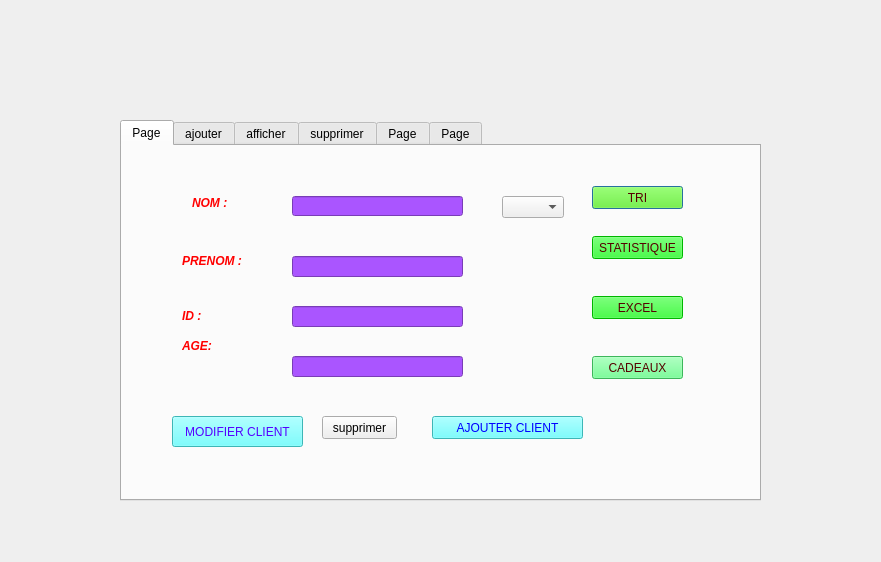
<?xml version="1.0" encoding="UTF-8"?>
<ui version="4.0">
 <class>gestion_client</class>
 <widget class="QDialog" name="gestion_client">
  <property name="geometry">
   <rect>
    <x>0</x>
    <y>0</y>
    <width>881</width>
    <height>562</height>
   </rect>
  </property>
  <property name="windowTitle">
   <string>Dialog</string>
  </property>
  <widget class="QTabWidget" name="tab_client">
   <property name="geometry">
    <rect>
     <x>120</x>
     <y>120</y>
     <width>641</width>
     <height>381</height>
    </rect>
   </property>
   <property name="currentIndex">
    <number>0</number>
   </property>
   <widget class="QWidget" name="tab_5">
    <attribute name="title">
     <string>Page</string>
    </attribute>
    <widget class="QPushButton" name="ob_tri">
     <property name="geometry">
      <rect>
       <x>470</x>
       <y>40</y>
       <width>91</width>
       <height>23</height>
      </rect>
     </property>
     <property name="styleSheet">
      <string notr="true">color: rgb(85, 0, 0);
background-color: rgb(0, 255, 0);
background-color: rgb(85, 255, 0);</string>
     </property>
     <property name="text">
      <string>TRI</string>
     </property>
    </widget>
    <widget class="QPushButton" name="ob_statistique">
     <property name="geometry">
      <rect>
       <x>470</x>
       <y>90</y>
       <width>91</width>
       <height>23</height>
      </rect>
     </property>
     <property name="styleSheet">
      <string notr="true">color: rgb(85, 0, 0);
background-color: rgb(0, 255, 0);</string>
     </property>
     <property name="text">
      <string>STATISTIQUE</string>
     </property>
    </widget>
    <widget class="QPushButton" name="ob_excel">
     <property name="geometry">
      <rect>
       <x>470</x>
       <y>150</y>
       <width>91</width>
       <height>23</height>
      </rect>
     </property>
     <property name="styleSheet">
      <string notr="true">color: rgb(85, 0, 0);
background-color: rgb(0, 255, 0);</string>
     </property>
     <property name="text">
      <string>EXCEL</string>
     </property>
    </widget>
    <widget class="QPushButton" name="ob_cadeaux">
     <property name="geometry">
      <rect>
       <x>470</x>
       <y>210</y>
       <width>91</width>
       <height>23</height>
      </rect>
     </property>
     <property name="palette">
      <palette>
       <active>
        <colorrole role="WindowText">
         <brush brushstyle="SolidPattern">
          <color alpha="255">
           <red>85</red>
           <green>0</green>
           <blue>0</blue>
          </color>
         </brush>
        </colorrole>
        <colorrole role="Button">
         <brush brushstyle="SolidPattern">
          <color alpha="255">
           <red>85</red>
           <green>255</green>
           <blue>127</blue>
          </color>
         </brush>
        </colorrole>
        <colorrole role="Text">
         <brush brushstyle="SolidPattern">
          <color alpha="255">
           <red>85</red>
           <green>0</green>
           <blue>0</blue>
          </color>
         </brush>
        </colorrole>
        <colorrole role="ButtonText">
         <brush brushstyle="SolidPattern">
          <color alpha="255">
           <red>85</red>
           <green>0</green>
           <blue>0</blue>
          </color>
         </brush>
        </colorrole>
        <colorrole role="Base">
         <brush brushstyle="SolidPattern">
          <color alpha="255">
           <red>85</red>
           <green>255</green>
           <blue>127</blue>
          </color>
         </brush>
        </colorrole>
        <colorrole role="Window">
         <brush brushstyle="SolidPattern">
          <color alpha="255">
           <red>85</red>
           <green>255</green>
           <blue>127</blue>
          </color>
         </brush>
        </colorrole>
        <colorrole role="PlaceholderText">
         <brush brushstyle="NoBrush">
          <color alpha="128">
           <red>85</red>
           <green>0</green>
           <blue>0</blue>
          </color>
         </brush>
        </colorrole>
       </active>
       <inactive>
        <colorrole role="WindowText">
         <brush brushstyle="SolidPattern">
          <color alpha="255">
           <red>85</red>
           <green>0</green>
           <blue>0</blue>
          </color>
         </brush>
        </colorrole>
        <colorrole role="Button">
         <brush brushstyle="SolidPattern">
          <color alpha="255">
           <red>85</red>
           <green>255</green>
           <blue>127</blue>
          </color>
         </brush>
        </colorrole>
        <colorrole role="Text">
         <brush brushstyle="SolidPattern">
          <color alpha="255">
           <red>85</red>
           <green>0</green>
           <blue>0</blue>
          </color>
         </brush>
        </colorrole>
        <colorrole role="ButtonText">
         <brush brushstyle="SolidPattern">
          <color alpha="255">
           <red>85</red>
           <green>0</green>
           <blue>0</blue>
          </color>
         </brush>
        </colorrole>
        <colorrole role="Base">
         <brush brushstyle="SolidPattern">
          <color alpha="255">
           <red>85</red>
           <green>255</green>
           <blue>127</blue>
          </color>
         </brush>
        </colorrole>
        <colorrole role="Window">
         <brush brushstyle="SolidPattern">
          <color alpha="255">
           <red>85</red>
           <green>255</green>
           <blue>127</blue>
          </color>
         </brush>
        </colorrole>
        <colorrole role="PlaceholderText">
         <brush brushstyle="NoBrush">
          <color alpha="128">
           <red>85</red>
           <green>0</green>
           <blue>0</blue>
          </color>
         </brush>
        </colorrole>
       </inactive>
       <disabled>
        <colorrole role="WindowText">
         <brush brushstyle="SolidPattern">
          <color alpha="255">
           <red>85</red>
           <green>0</green>
           <blue>0</blue>
          </color>
         </brush>
        </colorrole>
        <colorrole role="Button">
         <brush brushstyle="SolidPattern">
          <color alpha="255">
           <red>85</red>
           <green>255</green>
           <blue>127</blue>
          </color>
         </brush>
        </colorrole>
        <colorrole role="Text">
         <brush brushstyle="SolidPattern">
          <color alpha="255">
           <red>85</red>
           <green>0</green>
           <blue>0</blue>
          </color>
         </brush>
        </colorrole>
        <colorrole role="ButtonText">
         <brush brushstyle="SolidPattern">
          <color alpha="255">
           <red>85</red>
           <green>0</green>
           <blue>0</blue>
          </color>
         </brush>
        </colorrole>
        <colorrole role="Base">
         <brush brushstyle="SolidPattern">
          <color alpha="255">
           <red>85</red>
           <green>255</green>
           <blue>127</blue>
          </color>
         </brush>
        </colorrole>
        <colorrole role="Window">
         <brush brushstyle="SolidPattern">
          <color alpha="255">
           <red>85</red>
           <green>255</green>
           <blue>127</blue>
          </color>
         </brush>
        </colorrole>
        <colorrole role="PlaceholderText">
         <brush brushstyle="NoBrush">
          <color alpha="128">
           <red>85</red>
           <green>0</green>
           <blue>0</blue>
          </color>
         </brush>
        </colorrole>
       </disabled>
      </palette>
     </property>
     <property name="styleSheet">
      <string notr="true">color: rgb(85, 85, 0);
background-color: rgb(0, 255, 0);
color: rgb(85, 0, 0);
border-bottom-color: rgb(85, 255, 127);
background-color: rgb(85, 255, 127);</string>
     </property>
     <property name="text">
      <string>CADEAUX</string>
     </property>
    </widget>
    <widget class="QPushButton" name="ob_modifierclient">
     <property name="geometry">
      <rect>
       <x>50</x>
       <y>270</y>
       <width>131</width>
       <height>31</height>
      </rect>
     </property>
     <property name="styleSheet">
      <string notr="true">color: rgb(85, 0, 255);
background-color: rgb(85, 255, 255);</string>
     </property>
     <property name="text">
      <string>MODIFIER CLIENT</string>
     </property>
    </widget>
    <widget class="QLabel" name="label_12">
     <property name="geometry">
      <rect>
       <x>70</x>
       <y>50</y>
       <width>47</width>
       <height>14</height>
      </rect>
     </property>
     <property name="text">
      <string>&lt;html&gt;&lt;head/&gt;&lt;body&gt;&lt;p&gt;&lt;span style=&quot; font-weight:600; font-style:italic; color:#ff0000;&quot;&gt;NOM :&lt;/span&gt;&lt;/p&gt;&lt;/body&gt;&lt;/html&gt;</string>
     </property>
    </widget>
    <widget class="QLineEdit" name="le_name">
     <property name="geometry">
      <rect>
       <x>170</x>
       <y>50</y>
       <width>171</width>
       <height>20</height>
      </rect>
     </property>
     <property name="styleSheet">
      <string notr="true">background-color: rgb(170, 85, 255);</string>
     </property>
    </widget>
    <widget class="QLabel" name="label_13">
     <property name="geometry">
      <rect>
       <x>60</x>
       <y>40</y>
       <width>91</width>
       <height>151</height>
      </rect>
     </property>
     <property name="text">
      <string>&lt;html&gt;&lt;head/&gt;&lt;body&gt;&lt;p&gt;&lt;span style=&quot; font-weight:600; font-style:italic; color:#ff0000;&quot;&gt;PRENOM :&lt;/span&gt;&lt;/p&gt;&lt;/body&gt;&lt;/html&gt;</string>
     </property>
    </widget>
    <widget class="QLineEdit" name="le_prename">
     <property name="geometry">
      <rect>
       <x>170</x>
       <y>110</y>
       <width>171</width>
       <height>21</height>
      </rect>
     </property>
     <property name="styleSheet">
      <string notr="true">background-color: rgb(170, 85, 255);</string>
     </property>
    </widget>
    <widget class="QLabel" name="label_14">
     <property name="geometry">
      <rect>
       <x>60</x>
       <y>80</y>
       <width>91</width>
       <height>181</height>
      </rect>
     </property>
     <property name="text">
      <string>&lt;html&gt;&lt;head/&gt;&lt;body&gt;&lt;p&gt;&lt;span style=&quot; font-weight:600; font-style:italic; color:#ff0000;&quot;&gt;ID :&lt;/span&gt;&lt;/p&gt;&lt;/body&gt;&lt;/html&gt;</string>
     </property>
    </widget>
    <widget class="QLineEdit" name="le_Id">
     <property name="geometry">
      <rect>
       <x>170</x>
       <y>160</y>
       <width>171</width>
       <height>21</height>
      </rect>
     </property>
     <property name="styleSheet">
      <string notr="true">background-color: rgb(170, 85, 255);</string>
     </property>
    </widget>
    <widget class="QLabel" name="label_15">
     <property name="geometry">
      <rect>
       <x>60</x>
       <y>150</y>
       <width>101</width>
       <height>101</height>
      </rect>
     </property>
     <property name="text">
      <string>&lt;html&gt;&lt;head/&gt;&lt;body&gt;&lt;p&gt;&lt;span style=&quot; font-weight:600; font-style:italic; color:#ff0000;&quot;&gt;AGE:&lt;/span&gt;&lt;/p&gt;&lt;/body&gt;&lt;/html&gt;</string>
     </property>
    </widget>
    <widget class="QLineEdit" name="Le_age">
     <property name="geometry">
      <rect>
       <x>170</x>
       <y>210</y>
       <width>171</width>
       <height>21</height>
      </rect>
     </property>
     <property name="styleSheet">
      <string notr="true">background-color: rgb(170, 85, 255);</string>
     </property>
    </widget>
    <widget class="QComboBox" name="comboBox">
     <property name="geometry">
      <rect>
       <x>380</x>
       <y>50</y>
       <width>62</width>
       <height>22</height>
      </rect>
     </property>
    </widget>
    <widget class="QPushButton" name="pb_supprimer">
     <property name="geometry">
      <rect>
       <x>200</x>
       <y>270</y>
       <width>75</width>
       <height>23</height>
      </rect>
     </property>
     <property name="text">
      <string>supprimer</string>
     </property>
    </widget>
    <widget class="QPushButton" name="ob_ajouterclient">
     <property name="geometry">
      <rect>
       <x>310</x>
       <y>270</y>
       <width>151</width>
       <height>23</height>
      </rect>
     </property>
     <property name="styleSheet">
      <string notr="true">color: rgb(0, 0, 255);
background-color: rgb(85, 255, 255);</string>
     </property>
     <property name="text">
      <string>AJOUTER CLIENT</string>
     </property>
    </widget>
   </widget>
   <widget class="QWidget" name="tab_3">
    <attribute name="title">
     <string>ajouter</string>
    </attribute>
    <widget class="QLabel" name="label_6">
     <property name="geometry">
      <rect>
       <x>50</x>
       <y>110</y>
       <width>101</width>
       <height>151</height>
      </rect>
     </property>
     <property name="text">
      <string>&lt;html&gt;&lt;head/&gt;&lt;body&gt;&lt;p&gt;&lt;span style=&quot; font-weight:600; font-style:italic; color:#ff0000;&quot;&gt;AGE:&lt;/span&gt;&lt;/p&gt;&lt;/body&gt;&lt;/html&gt;</string>
     </property>
    </widget>
    <widget class="QLabel" name="label_3">
     <property name="geometry">
      <rect>
       <x>50</x>
       <y>120</y>
       <width>71</width>
       <height>20</height>
      </rect>
     </property>
     <property name="text">
      <string>&lt;html&gt;&lt;head/&gt;&lt;body&gt;&lt;p&gt;&lt;span style=&quot; font-weight:600; font-style:italic; color:#ff0000;&quot;&gt;ID:&lt;/span&gt;&lt;/p&gt;&lt;/body&gt;&lt;/html&gt;</string>
     </property>
    </widget>
    <widget class="QLineEdit" name="le_id">
     <property name="geometry">
      <rect>
       <x>180</x>
       <y>120</y>
       <width>171</width>
       <height>21</height>
      </rect>
     </property>
     <property name="styleSheet">
      <string notr="true">background-color: rgb(170, 85, 255);</string>
     </property>
    </widget>
    <widget class="QLineEdit" name="le_prenom">
     <property name="geometry">
      <rect>
       <x>180</x>
       <y>70</y>
       <width>171</width>
       <height>21</height>
      </rect>
     </property>
     <property name="styleSheet">
      <string notr="true">background-color: rgb(170, 85, 255);</string>
     </property>
    </widget>
    <widget class="QLabel" name="label_2">
     <property name="geometry">
      <rect>
       <x>50</x>
       <y>0</y>
       <width>91</width>
       <height>151</height>
      </rect>
     </property>
     <property name="text">
      <string>&lt;html&gt;&lt;head/&gt;&lt;body&gt;&lt;p&gt;&lt;span style=&quot; font-weight:600; font-style:italic; color:#ff0000;&quot;&gt;PRENOM :&lt;/span&gt;&lt;/p&gt;&lt;/body&gt;&lt;/html&gt;</string>
     </property>
    </widget>
    <widget class="QLabel" name="label_5">
     <property name="geometry">
      <rect>
       <x>70</x>
       <y>120</y>
       <width>47</width>
       <height>14</height>
      </rect>
     </property>
     <property name="text">
      <string/>
     </property>
    </widget>
    <widget class="QLineEdit" name="le_age">
     <property name="geometry">
      <rect>
       <x>180</x>
       <y>180</y>
       <width>171</width>
       <height>20</height>
      </rect>
     </property>
     <property name="styleSheet">
      <string notr="true">background-color: rgb(170, 85, 255);</string>
     </property>
    </widget>
    <widget class="QLabel" name="label">
     <property name="geometry">
      <rect>
       <x>50</x>
       <y>30</y>
       <width>47</width>
       <height>14</height>
      </rect>
     </property>
     <property name="text">
      <string>&lt;html&gt;&lt;head/&gt;&lt;body&gt;&lt;p&gt;&lt;span style=&quot; font-weight:600; font-style:italic; color:#ff0000;&quot;&gt;NOM :&lt;/span&gt;&lt;/p&gt;&lt;/body&gt;&lt;/html&gt;</string>
     </property>
    </widget>
    <widget class="QLineEdit" name="le_nom">
     <property name="geometry">
      <rect>
       <x>180</x>
       <y>30</y>
       <width>171</width>
       <height>20</height>
      </rect>
     </property>
     <property name="styleSheet">
      <string notr="true">background-color: rgb(170, 85, 255);</string>
     </property>
    </widget>
   </widget>
   <widget class="QWidget" name="tab_4">
    <attribute name="title">
     <string>afficher</string>
    </attribute>
    <widget class="QTableView" name="tab_client1">
     <property name="geometry">
      <rect>
       <x>20</x>
       <y>30</y>
       <width>601</width>
       <height>291</height>
      </rect>
     </property>
    </widget>
   </widget>
   <widget class="QWidget" name="tab_9">
    <attribute name="title">
     <string>supprimer</string>
    </attribute>
    <widget class="QLineEdit" name="le_id_supprimer">
     <property name="geometry">
      <rect>
       <x>190</x>
       <y>60</y>
       <width>251</width>
       <height>21</height>
      </rect>
     </property>
    </widget>
    <widget class="QLabel" name="label_16">
     <property name="geometry">
      <rect>
       <x>140</x>
       <y>60</y>
       <width>47</width>
       <height>14</height>
      </rect>
     </property>
     <property name="text">
      <string>ID : </string>
     </property>
    </widget>
   </widget>
   <widget class="QWidget" name="tab">
    <attribute name="title">
     <string>Page</string>
    </attribute>
    <widget class="QTableView" name="tableView">
     <property name="geometry">
      <rect>
       <x>0</x>
       <y>80</y>
       <width>601</width>
       <height>241</height>
      </rect>
     </property>
    </widget>
    <widget class="QRadioButton" name="trier_nom">
     <property name="geometry">
      <rect>
       <x>30</x>
       <y>20</y>
       <width>91</width>
       <height>18</height>
      </rect>
     </property>
     <property name="text">
      <string>trier_par_nom </string>
     </property>
    </widget>
    <widget class="QRadioButton" name="trier_prenom">
     <property name="geometry">
      <rect>
       <x>200</x>
       <y>-3</y>
       <width>121</width>
       <height>61</height>
      </rect>
     </property>
     <property name="text">
      <string>trier_par_prenom</string>
     </property>
    </widget>
    <widget class="QRadioButton" name="trie_id">
     <property name="geometry">
      <rect>
       <x>400</x>
       <y>0</y>
       <width>91</width>
       <height>61</height>
      </rect>
     </property>
     <property name="text">
      <string>trier_par_id</string>
     </property>
    </widget>
    <widget class="QLineEdit" name="lineEdit">
     <property name="geometry">
      <rect>
       <x>140</x>
       <y>50</y>
       <width>201</width>
       <height>20</height>
      </rect>
     </property>
     <property name="text">
      <string>rechercher</string>
     </property>
    </widget>
    <widget class="QLabel" name="label_7">
     <property name="geometry">
      <rect>
       <x>20</x>
       <y>50</y>
       <width>91</width>
       <height>16</height>
      </rect>
     </property>
     <property name="text">
      <string>liste des clients </string>
     </property>
    </widget>
   </widget>
   <widget class="QWidget" name="tab_2">
    <attribute name="title">
     <string>Page</string>
    </attribute>
   </widget>
  </widget>
 </widget>
 <resources/>
 <connections/>
</ui>
